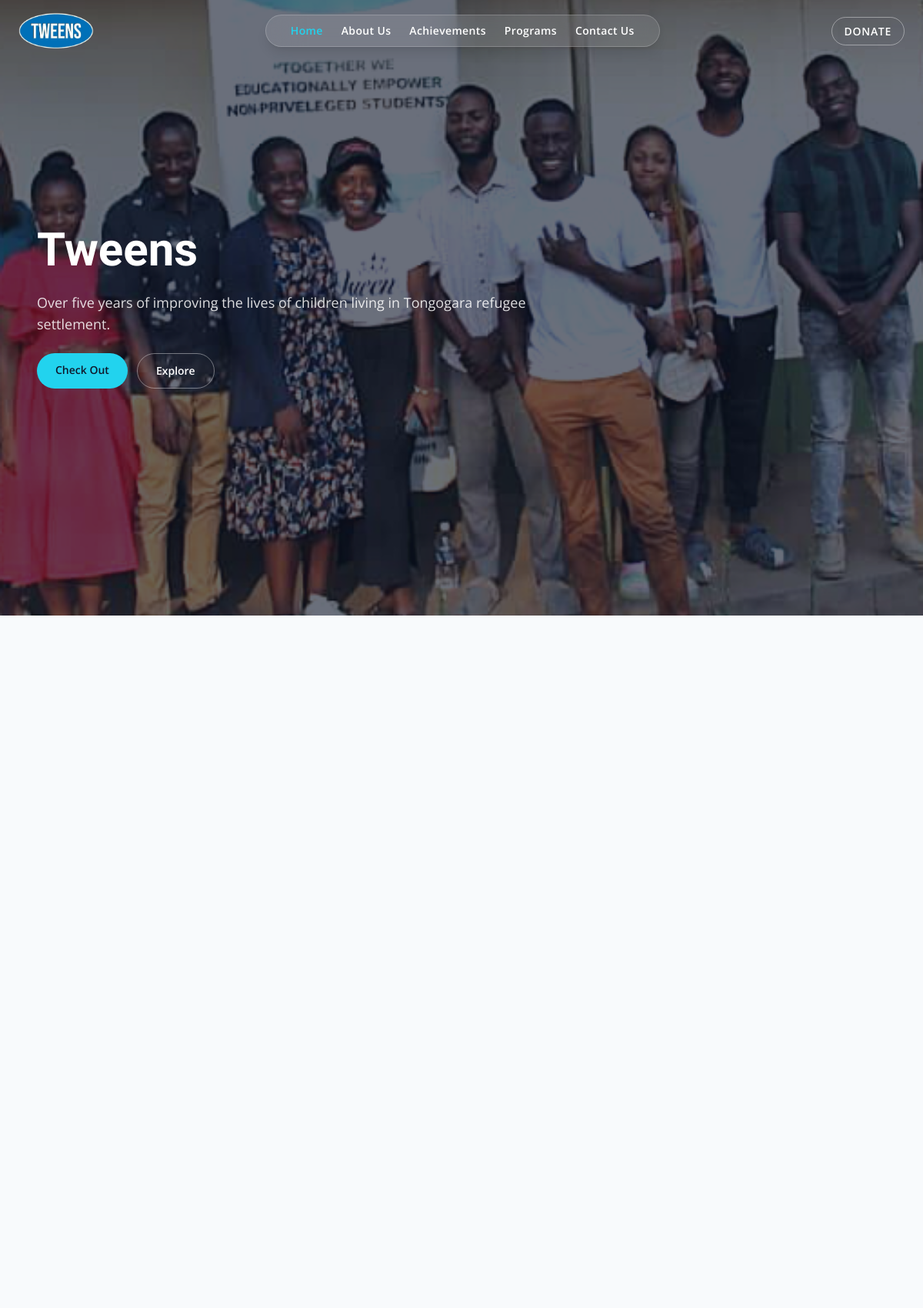
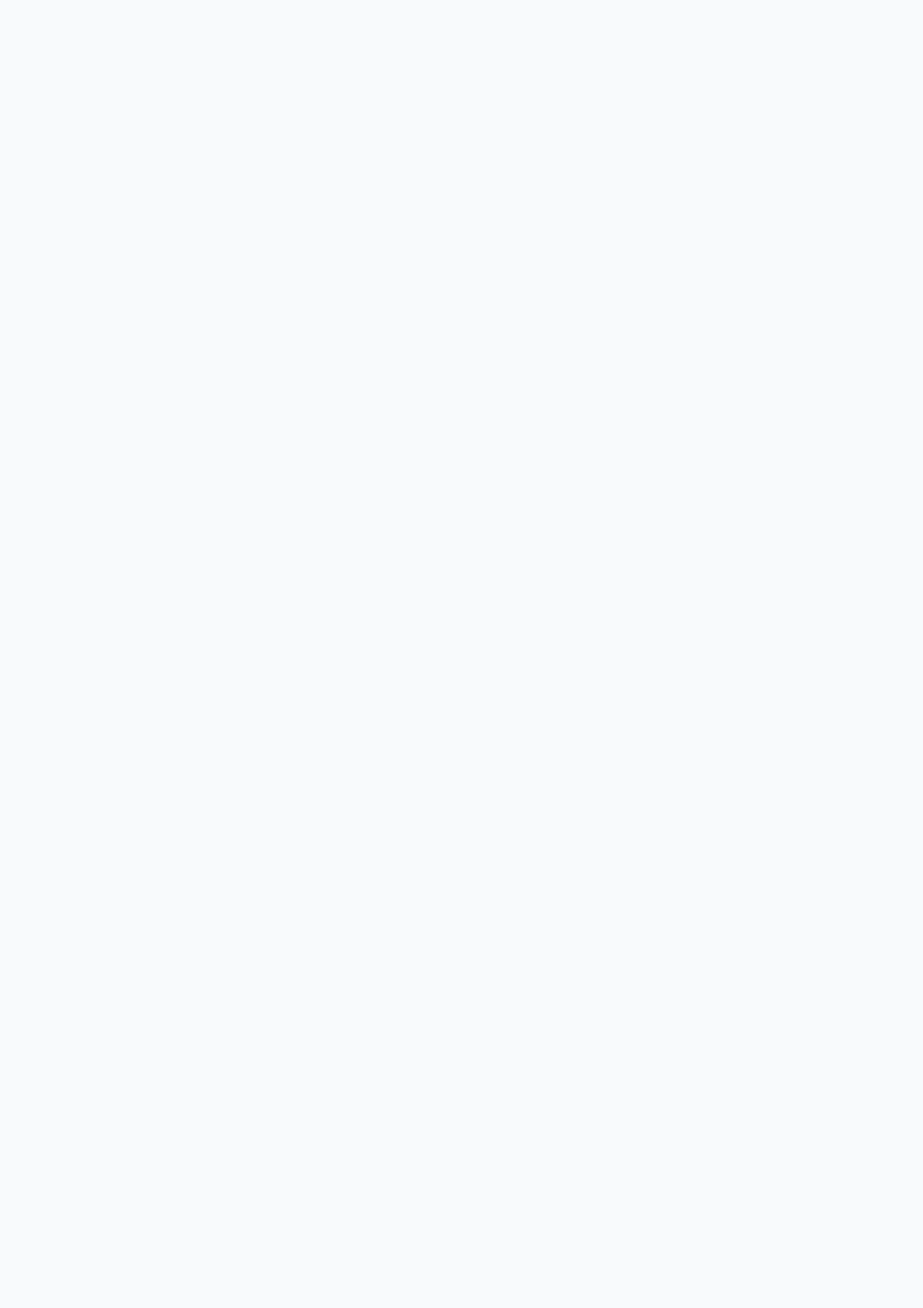
The page / (upper part) on the database its author committed (2 pictures, top to bottom).
### flask_app/models.py (models this page shows)
class SiteContent(db.Model):
    __tablename__ = "site_content_table"
    __table_args__ = (
        UniqueConstraint("page", "section", "field", name="uq_site_content_key"),
    )
    id = db.Column(db.Integer, primary_key=True)
    page = db.Column(db.String(100), nullable=False)
    section = db.Column(db.String(100), nullable=False)
    field = db.Column(db.String(100), nullable=False)
    value = db.Column(db.Text, nullable=False)
    updated_at = db.Column(db.DateTime, nullable=False, default=datetime.utcnow, onupdate=datetime.utcnow)

### flask_app/app.py (the view)
@app.get("/")
def home():
    updates = public_news_query().order_by(func.coalesce(Updates.published_at, Updates.created_at).desc(), Updates.id.desc()).all()
    activities = Activity.query.order_by(Activity.sort_order).all()
    hero_slides = HeroSlide.query.order_by(HeroSlide.sort_order).all()
    return render_template(
        "home.html",
        updates=updates,
        activities=activities,
        hero_slides=hero_slides,
        page_content=get_page_content("home"),
        file_js=f'<script src="{url_for("static", filename="myJS/home.js")}"></script>',
    )

### flask_app/app.py (called while the page is built)
@app.template_filter("format_date")
def format_date(value: datetime | None, fmt: str = "%a, %d %b %Y") -> str:
    if not value:
        return ""
    return value.strftime(fmt)

def public_news_query():
    return Updates.query.filter(
        Updates.status == "published",
        or_(Updates.published_at.is_(None), Updates.published_at <= datetime.utcnow()),
    )

def get_page_content(page: str) -> dict[str, dict[str, str]]:
    defaults = SITE_CONTENT_DEFAULTS.get(page, {})
    content = {section: dict(fields) for section, fields in defaults.items()}
    rows = SiteContent.query.filter_by(page=page).all()
    for row in rows:
        content.setdefault(row.section, {})[row.field] = row.value
    return content

@app.context_processor
def inject_global_site_content():
    global_content = get_page_content("global")
    return {
        "global_content": global_content.get("branding", {}),
        "footer_content": global_content.get("footer", {}),
        "current_endpoint": request.endpoint,
    }

### flask_app/templates/home.html (shortened to what this page needs)
<!DOCTYPE html>
<html lang="en">
<head>
    <link rel="stylesheet" href="{{ url_for('static', filename='css/tailwind.css') }}">
    <link rel="stylesheet" href="https://cdnjs.cloudflare.com/ajax/libs/font-awesome/6.7.2/css/all.min.css" />
</head>
<body>
    <div class="nav-banner fixed inset-x-0 top-0 z-50 flex items-center justify-between px-6 py-4 transition-colors duration-700">
        <div class="logo flex items-center gap-3">
            <a href="{{ url_for('home') }}" class="inline-flex items-center gap-3">
                <img src="{{ url_for('static', filename=global_content.get('logo_image', 'images/logo.png')) }}" alt="Logo" class="h-12 object-cover">
            </a>
        </div>
        <nav class="hidden md:flex md:items-center md:gap-6 md:rounded-full md:bg-white/10 md:backdrop-blur-xl md:px-8 md:py-2.5 md:border md:border-white/20 md:shadow-lg" data-nav-pill>
            <a href="{{ url_for('home') }}" class="home-nav-links text-sm font-semibold tracking-wide transition-colors {% if current_endpoint == 'home' %}text-brand-aqua{% else %}text-white hover:text-brand-aqua{% endif %}">Home</a>
            <a href="{{ url_for('about') }}" class="home-nav-links text-sm font-semibold tracking-wide transition-colors {% if current_endpoint == 'about' %}text-brand-aqua{% else %}text-white hover:text-brand-aqua{% endif %}">About Us</a>
            <a href="{{ url_for('achievements') }}" class="home-nav-links text-sm font-semibold tracking-wide transition-colors {% if current_endpoint == 'achievements' %}text-brand-aqua{% else %}text-white hover:text-brand-aqua{% endif %}">Achievements</a>
            <a href="{{ url_for('programs') }}" class="home-nav-links text-sm font-semibold tracking-wide transition-colors {% if current_endpoint == 'programs' %}text-brand-aqua{% else %}text-white hover:text-brand-aqua{% endif %}">Programs</a>
            <a href="{{ url_for('contact') }}" class="home-nav-links text-sm font-semibold tracking-wide transition-colors {% if current_endpoint == 'contact' %}text-brand-aqua{% else %}text-white hover:text-brand-aqua{% endif %}">Contact Us</a>
        </nav>
        <div class="home-donate hidden md:block">
            <a href="{{ global_content.get('donate_url', 'https://www.globalgiving.org/projects/transformative-education-for-refugees-in-zimbabwe/') }}" target="_blank" class="rounded-full border border-white/40 px-4 py-2 text-sm font-semibold uppercase tracking-wider text-white transition hover:border-white hover:bg-white/10">Donate</a>
        </div>
    </div>
    <div class="home-background relative min-h-screen">
        <div class="home-container absolute inset-0 flex items-center transition-opacity duration-1000 ease-in-out" data-id="1" data-image="{{ url_for('static', filename=page_content.hero.background_image) }}" style="background-position: center; background-size: cover; opacity: 1; will-change: opacity;">
            <div class="absolute inset-0" style="background-color: rgba(15, 23, 42, 0.62);"></div>
            <div class="relative z-10 mx-auto w-full max-w-6xl px-6 py-24 text-white">
                <div class="max-w-2xl space-y-6">
                    <h1 class="text-5xl font-semibold leading-tight md:text-6xl">{{ page_content.hero.title }}</h1>
                    <p class="text-lg text-white/85">{{ page_content.hero.caption }}</p>
                    <div class="flex flex-wrap gap-3">
                        <a href="{{ url_for('about') }}" class="rounded-full bg-brand-aqua px-6 py-3 text-sm font-semibold text-slate-900 transition hover:brightness-110">Check Out</a>
                        <a href="#activities" class="rounded-full border border-white/40 px-6 py-3 text-sm font-semibold text-white transition hover:border-white hover:bg-white/10">Explore</a>
                    </div>
                </div>
            </div>
        </div>
    </div>
    <main class="relative z-10 bg-slate-50">
                {% for update in updates %}
                    {% set update_img_url = url_for('static', filename=update.image or '') %}
                    {% set full_news = url_for('news_detail', update_id=update.id) %}
                    {% set update_title = update.title %}
                {% endfor %}
    </main>
{% include 'components/footer.html' %}

### rows shown on the page
SiteContent: value (picture)
SiteContent: hero "Tweens"
SiteContent: hero.caption "Over five years of improving the lives of children living in Tongogara refugee settlement."
